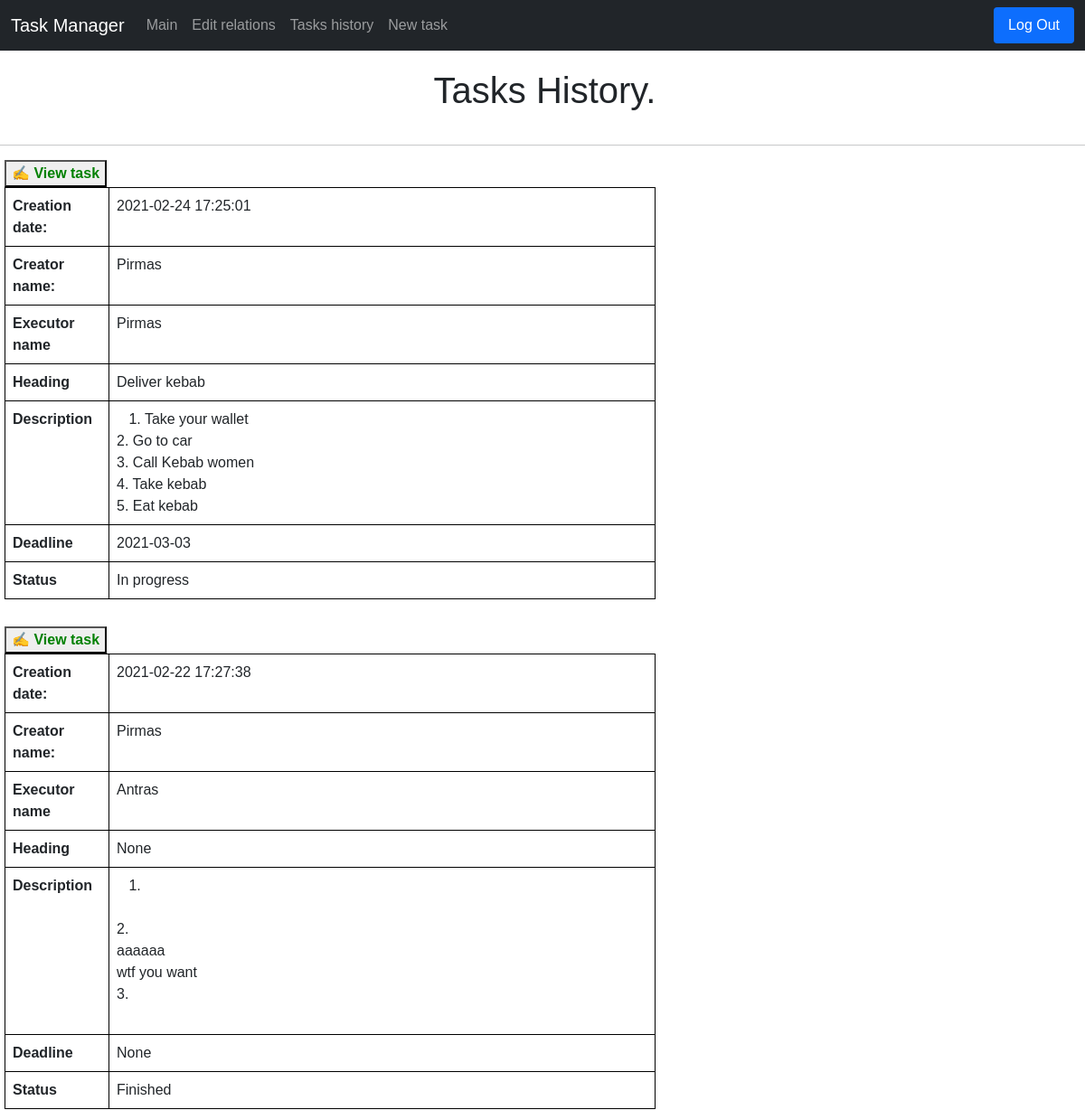
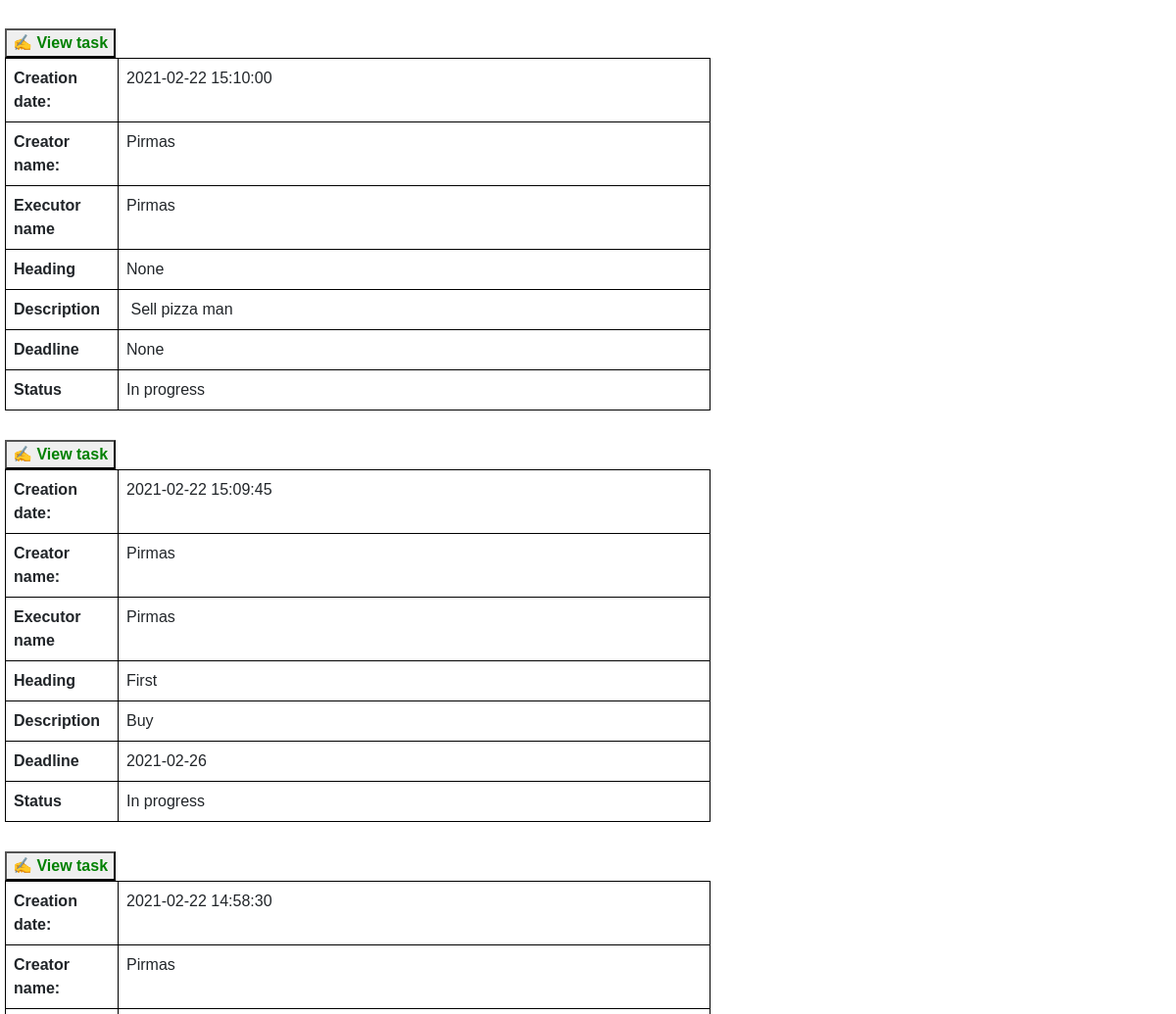
The page /tasks (signed in, upper part) on the database as committed earlier (2 pictures, top to bottom).
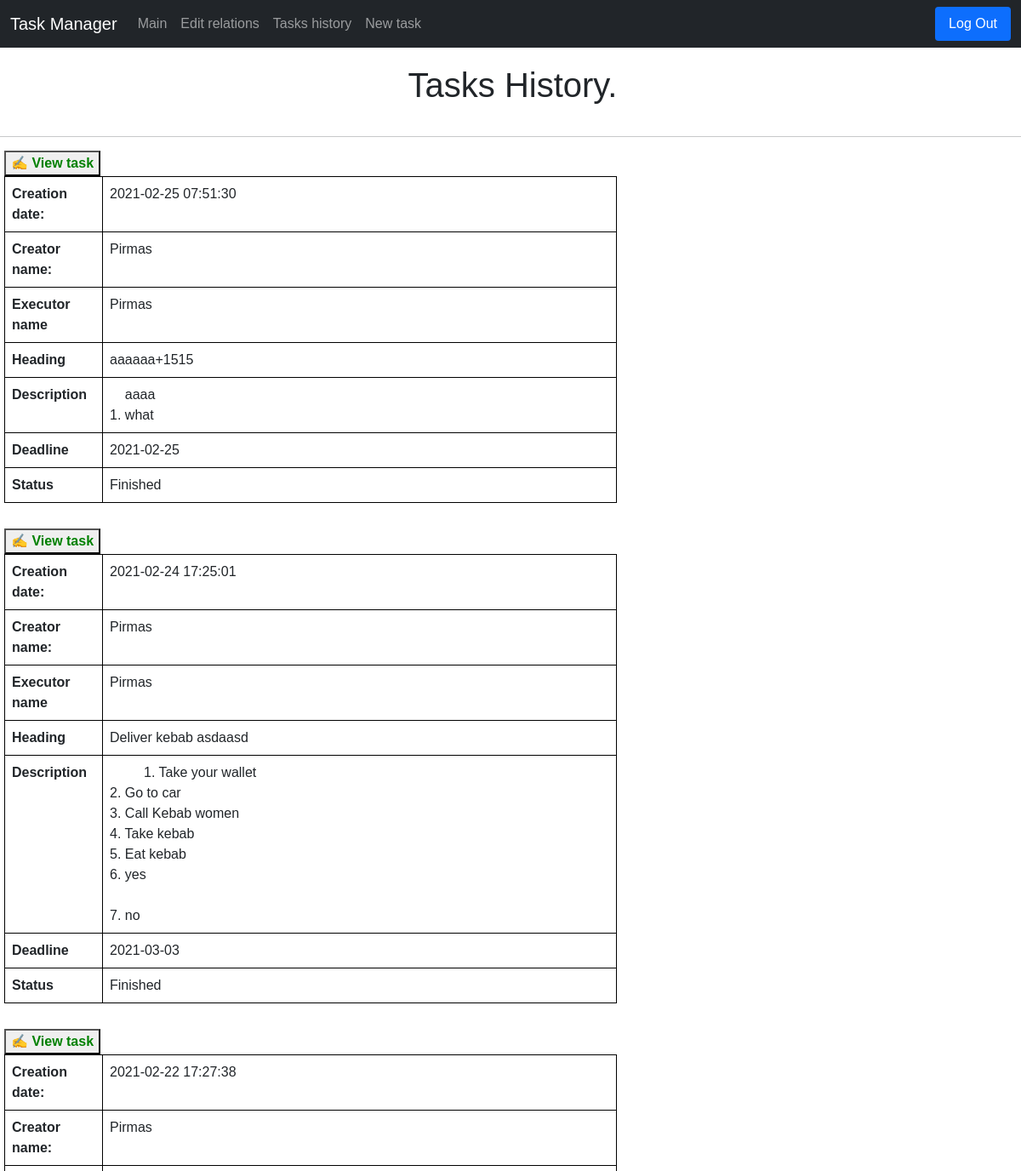
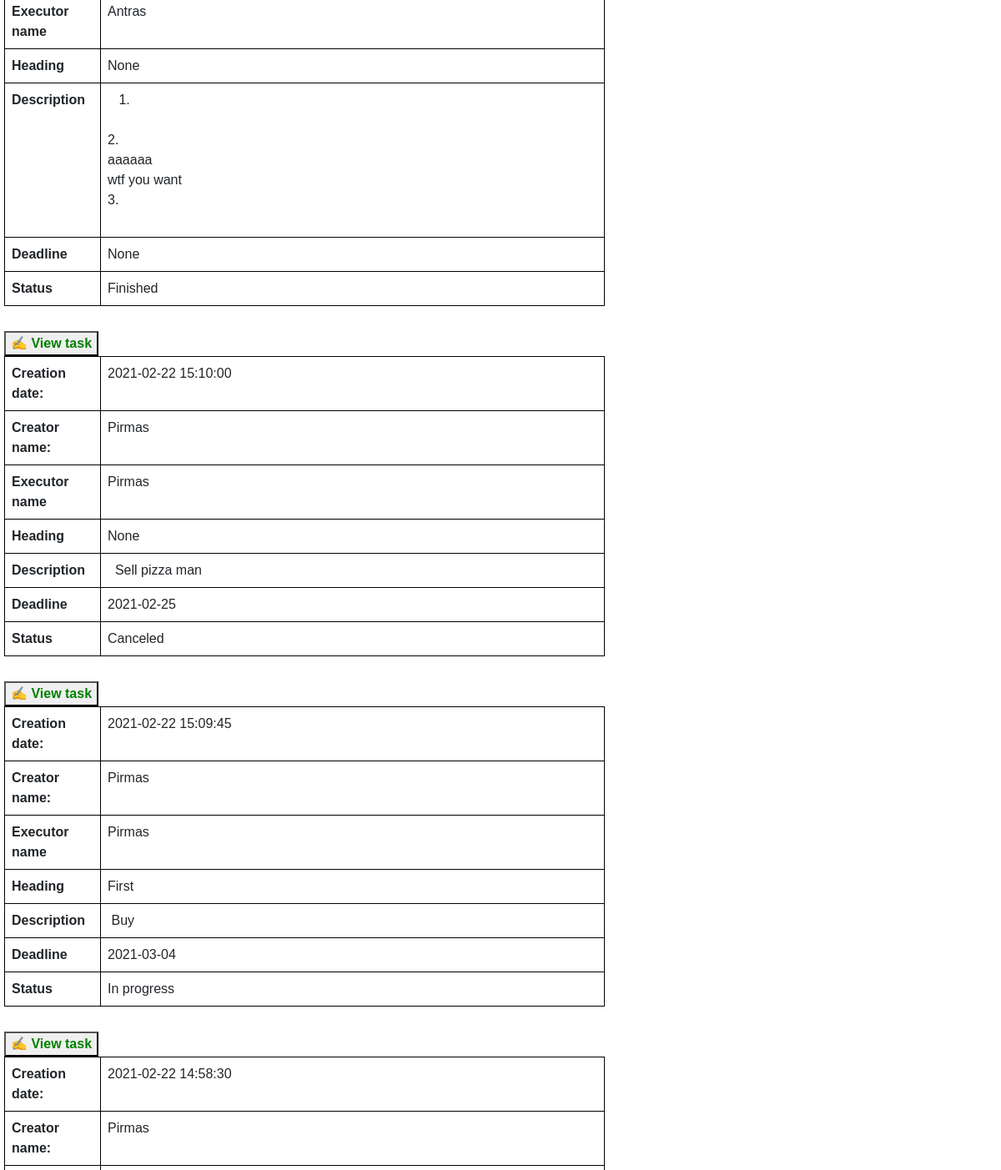
The same page on the database as committed later (2 pictures, top to bottom).
### tables this page shows
CREATE TABLE tasks(id INTEGER PRIMARY KEY, creator_id INTEGER, executor_id INTEGER, heading TEXT, description TEXT, creation_date TIMESTAMP DEFAULT CURRENT_TIMESTAMP,
deadline_date TIMESTAMP, status INTEGER);

CREATE TABLE users(user_id INTEGER PRIMARY KEY, name TEXT NOT NULL UNIQUE, hash TEXT NOT NULL, position TEXT, company TEXT);

### application.py (the view)
@app.route("/tasks", methods=["GET"])
def tasks():
    connection = sqlite3.connect('data.db')
    db = connection.cursor()
    db.execute("SELECT * FROM tasks WHERE creator_id = ? OR executor_id = ? ORDER BY creation_date DESC",
               (session["user_id"], session["user_id"]))
    rows = db.fetchall()
    db.execute("SELECT * FROM users")
    users = db.fetchall()
    return render_template("tasks.html", rows=rows, users=users)

### templates/tasks.html (shortened to what this page needs)
{% extends "layout.html" %}
{% block main %}
<h1 class="pageTitle">Tasks History.</h1>
<hr>
{% for row in rows %}
<div class="container-2">
    <form action="/" method="POST">
        <button type="submit" name="task_id" value="{{ row[0] }}" class="edit">&#9997; View task</button>
    </form>
    <table class="table">
        <tr class="borderr">
            <th scope="col" class="borderName">Creation date:</th>
            <td class="borderr">{{ row[5] }}</td>
        </tr>
        <tr class="borderr">
            <th scope="col" class="borderName">Creator name:</th>
            <td class="borderr">
                {% for user in users %}
                {% if user[0] == row[1] %}
                {{ user[1] }}
                {% endif %}
                {% endfor %}
            </td>
        </tr>
        <tr class="borderr">
            <th scope="col" class="borderName">Executor name</th>
            <td class="borderr">
                {% for user in users %}
                {% if user[0] == row[2] %}
                {{ user[1] }}
                {% endif %}
                {% endfor %}
            </td>
        </tr>
        <tr class="borderr">
            <th scope="col" class="borderName">Heading</th>
            <td class="borderr">{{ row[3] }}</td>
        </tr>
        <tr class="borderr">
            <th scope="col" class="borderName">Description</th>
            <td class="borderr" style="white-space: pre-wrap;">{{ row[4] }}</td>
        </tr>
        <tr class="borderr">
            <th scope="col" class="borderName">Deadline</th>
            <td class="borderr">{{ row[6] }}</td>
        </tr>
        <tr class="borderr">
            <th scope="col" class="borderName">Status</th>
            <td class="borderr">
                {% if row[7] == 0 %}
                In progress
                {% elif row[7] == 1 %}
                Finished
                {% else %}
                Canceled
                {% endif %}
            </td>
        </tr>
    </table>
</div>
{% endfor %}
{% endblock %}

### templates/layout.html (shortened to what this page needs)
<!doctype html>
<html lang="en">
<head>
  <link href="https://cdn.jsdelivr.net/npm/bootstrap@5.0.0-beta2/dist/css/bootstrap.min.css" rel="stylesheet"
>
  <link href="/static/styles.css" rel="stylesheet">
</head>
<body>
  <nav class="navbar navbar-expand-lg navbar-dark bg-dark">
    <div class="container-fluid">
      <a class="navbar-brand">Task Manager</a>
      <div class="collapse navbar-collapse justify-content-start" id="navbarNav">
        {% if session.user_id %}
        <ul class="navbar-nav">
          <li class="nav-item">
            <a class="nav-link" href='{{ url_for("index") }}'>Main</a>
          </li>
          <li class="nav-item">
            <a class="nav-link" href='{{ url_for("relations") }}'>Edit relations</a>
          </li>
          <li class="nav-item">
            <a class="nav-link" href='{{ url_for("tasks") }}'>Tasks history</a>
          </li>
          <li class="nav-item">
            <a class="nav-link" href='{{ url_for("new_task") }}'>New task</a>
          </li>
        </ul>
      </div>
      <div class="collapse navbar-collapse justify-content-end" id="navbarNav">
        <ul class="nav nav-pills">
          <li class="nav-item">
            <a class="nav-link active" href="/logout">Log Out</a>
          </li>
        </ul>
      </div>
      {% endif %}
    </div>
  </nav>
  <main>
    {% block main %}{% endblock %}
  </main>
</body>
</html>

### static/styles.css (style rules this page uses)
.pageTitle { padding: 20px; text-align: center; margin-left: 5px; }
.table { width: 60%; margin-left: 5px; margin-bottom: 30px; }
.borderr { border: 1px solid black; }
.borderName { width: 16%; }
.edit { margin-left: 5px; font-weight: bold; color: green; }
body { font-family: Verdana, Geneva, Tahoma, sans-serif }

Rows that differ between the two databases and show on the page:
added tasks: {{ row[0] }} 9 (drawn), creation_date "2021-02-25 07:51:30", heading "aaaaaa+1515", description "aaaa 1. what", deadline_date "2021-02-25", status "Finished", users (name "Pirmas")
changed tasks: heading "Deliver kebab" → "Deliver kebab asdaasd"; description "1. Take your wallet 2. Go to car 3. Call Kebab women 4. Take kebab 5. Eat kebab" → "1. Take your wallet 2. Go to car 3. Call Kebab women 4. Take kebab 5. Eat kebab 6. yes 7. no"; status "In progress" → "Finished"
changed tasks "Sell pizza man": deadline_date "None" → "2021-02-25"; status "In progress" → "Canceled"
changed tasks "First": deadline_date "2021-02-26" → "2021-03-04"
